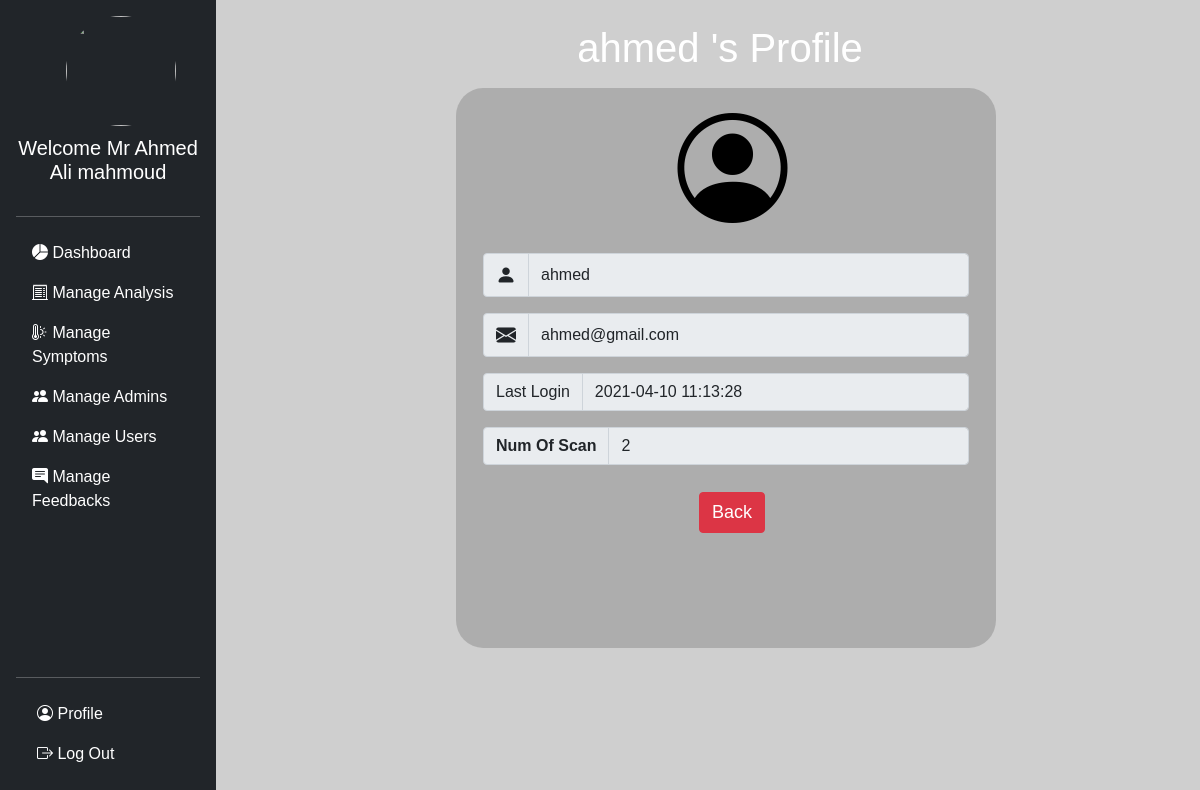
Page /details-user.php?id=2 (signed in) on the committed database.
### tables this page shows
CREATE TABLE `users` (
  `UserId` int(11) NOT NULL,
  `email` varchar(50) NOT NULL,
  `username` varchar(50) NOT NULL,
  `password` varchar(64) NOT NULL,
  `Is_Active` bit(11) NOT NULL DEFAULT b'1',
  `num_of_scan` int(10) NOT NULL,
  `last_login` timestamp NOT NULL DEFAULT current_timestamp(),
  `image` mediumtext DEFAULT NULL
);

### details-user.php (the view, shortened to what this page needs)
 <?php include "header.php" ; ?>
 <?php
$userName = $email = $lastLogin = $num_of_scan =  "";
    if(isset($_GET["id"]) && !empty(trim($_GET["id"]))){
        $sql = "SELECT * FROM users WHERE UserId = ?";
        if($stmt = mysqli_prepare($link, $sql)){
            mysqli_stmt_bind_param($stmt, "i", $param_id);
            if(mysqli_stmt_execute($stmt)){
                $result = mysqli_stmt_get_result($stmt);
                if(mysqli_num_rows($result) == 1){
                    $row = mysqli_fetch_array($result, MYSQLI_ASSOC);
                    $userName = $row["username"];
                    $email = $row["email"];
                    $lastLogin= $row["last_login"];
                    $num_of_scan = $row["num_of_scan"];
                } else{
                    header("location: error.php");
                    exit();
                }
            } else{
                echo "Oops! Something went wrong. Please try again later.";
            }
        }
    }  else{
        header("location: error.php");
        exit();
    }
?>
	<div class="admin-page" id="add">
			<h1><?php echo $userName; ?> 's Profile</h1>
			<div class="add_admin" style="height: 70vh;">
					<i class="bi bi-person-circle" id="add_profile"></i>
					<form action="details-admin.php" method="POST">
					<div class="input-group mb-3 " id="input">
  						<span class="input-group-text" id="inputGroup-sizing-default"><i class="bi bi-person-fill" ></i></span>
  						<input type="text" name="userName" class="form-control" aria-label="Sizing example input" aria-describedby="inputGroup-sizing-default" readonly value="<?php echo $userName; ?>" >
					</div>
					<div class="input-group mb-3 " id="input">
  						<span class="input-group-text"><i class="bi bi-envelope-fill"></i></span>
  						<input placeholder="Enter Your Email" type="email" name="email" class="form-control" readonly  value="<?php echo $email; ?>">
					</div>
					<div class="input-group mb-3 " id="input">
  						<span class="input-group-text" id="inputGroup-sizing-default">Last Login</span>
  						<input  type="text" name="lastLogin" class="form-control" aria-label="Sizing example input" aria-describedby="inputGroup-sizing-default" readonly  value="<?php echo $lastLogin; ?>">
					</div>
                    <div class="input-group mb-3 " id="input">
                        <span class="input-group-text" id="inputGroup-sizing-default"><b>Num Of Scan</b></span>
                        <input  type="number" name="num_of_scan" class="form-control" aria-label="Sizing example input" aria-describedby="inputGroup-sizing-default" readonly  value="<?php echo $num_of_scan; ?>">
                    </div>
					<a href="user.php" style="margin-left: 30%;"><button type="button" name="cancel" class="btn btn-danger" id="btn-cancel">Back</button></a>
					</form>
			</div>
	</div>
<?php include "footer.php" ; ?>

### style.css (style rules this page uses)
* { margin: 0 ; padding: 0 ; font-family: sans-serif; }
.background { width: 100% ; height: 100vh; background-color: rgba(160,160, 160,0.5); background-repeat: no-repeat; background-size: 100% 100vh ; background-attachment: fixed ; }
.admin-page { width: 82%; float: right; }
.admin-page h1 { text-align: center; padding-top: 30px ; }
#input span i { font-size: 20px; }
#add { width: 100% ; height: 100vh ; background-repeat: no-repeat; background-size: 100% 100vh ; float: left; }
#add h1 { color: white ; padding-top: 3vh ; padding-left: 20%; }
.add_admin { width: 45% ; height: 82vh ; background-color: rgba(140, 140, 140,0.5); border-radius: 5% ; margin: 2vh 38% ; }
.add_admin div { width: 90% ; margin: 0vh 5% ; }
#btn-cancel { margin-top: 2% ; margin-left: 15%; font-size: 18px; }
#add_profile { font-size: 110px; margin-left: 41%; color: black; }

### rows in the picture
users: username "ahmed", userName "ahmed", email "ahmed@gmail.com", lastLogin "2021-04-10 11:13:28", num_of_scan "2"

### other values in the picture
$_SESSION['user_name'] "Ahmed Ali mahmoud"
